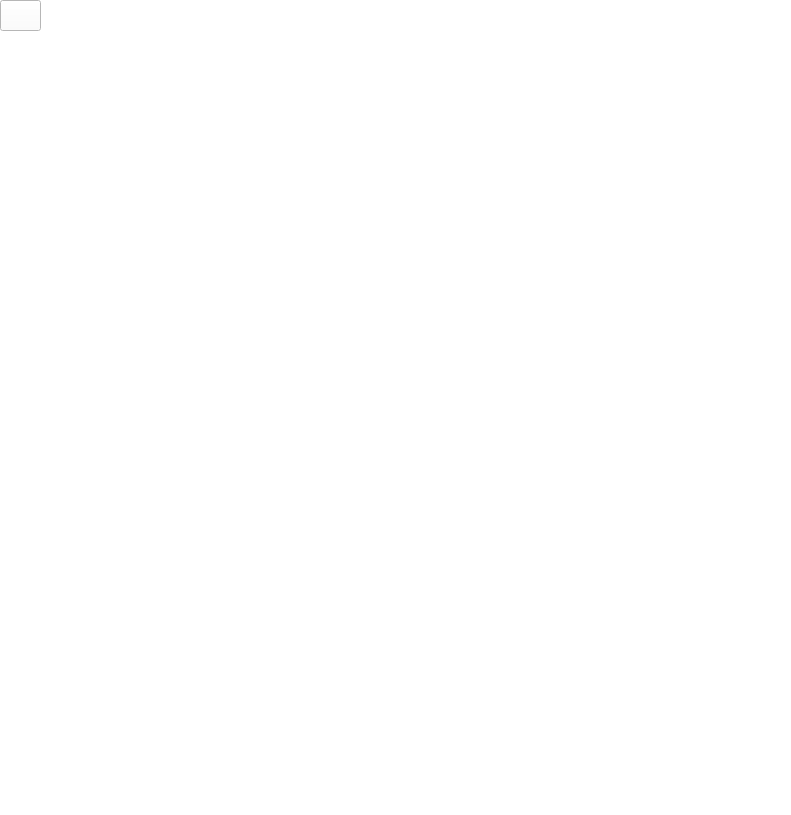
<?xml version="1.0" encoding="UTF-8"?>
<ui version="4.0">
 <class>MainWindow</class>
 <widget class="QMainWindow" name="MainWindow">
  <property name="geometry">
   <rect>
    <x>0</x>
    <y>0</y>
    <width>791</width>
    <height>815</height>
   </rect>
  </property>
  <property name="windowTitle">
   <string>Skibidi Water</string>
  </property>
  <property name="windowIcon">
   <iconset>
    <normaloff>../../../images/skibidi.png</normaloff>../../../images/skibidi.png</iconset>
  </property>
  <property name="styleSheet">
   <string notr="true">background-color: rgb(255, 255, 255);</string>
  </property>
  <widget class="QWidget" name="centralwidget">
   <widget class="QLabel" name="label">
    <property name="geometry">
     <rect>
      <x>170</x>
      <y>80</y>
      <width>461</width>
      <height>641</height>
     </rect>
    </property>
    <property name="text">
     <string/>
    </property>
    <property name="pixmap">
     <pixmap>../../../images/Screenshot 2025-03-22 174809.png</pixmap>
    </property>
    <property name="scaledContents">
     <bool>true</bool>
    </property>
   </widget>
   <widget class="QLabel" name="label_2">
    <property name="geometry">
     <rect>
      <x>310</x>
      <y>270</y>
      <width>191</width>
      <height>191</height>
     </rect>
    </property>
    <property name="text">
     <string/>
    </property>
    <property name="pixmap">
     <pixmap>../../../images/Screenshot 2025-03-22 174353.png</pixmap>
    </property>
    <property name="scaledContents">
     <bool>true</bool>
    </property>
   </widget>
   <widget class="QPushButton" name="Dangkybutton">
    <property name="geometry">
     <rect>
      <x>310</x>
      <y>650</y>
      <width>181</width>
      <height>51</height>
     </rect>
    </property>
    <property name="styleSheet">
     <string notr="true">border-radius: 10px;
</string>
    </property>
    <property name="text">
     <string/>
    </property>
    <property name="icon">
     <iconset>
      <normaloff>../../../images/Screenshot 2025-03-22 180342.png</normaloff>../../../images/Screenshot 2025-03-22 180342.png</iconset>
    </property>
    <property name="iconSize">
     <size>
      <width>200</width>
      <height>200</height>
     </size>
    </property>
    <property name="default">
     <bool>false</bool>
    </property>
    <property name="flat">
     <bool>true</bool>
    </property>
   </widget>
   <widget class="QLabel" name="label_10">
    <property name="geometry">
     <rect>
      <x>-100</x>
      <y>-20</y>
      <width>891</width>
      <height>821</height>
     </rect>
    </property>
    <property name="font">
     <font>
      <pointsize>10</pointsize>
      <weight>75</weight>
      <bold>true</bold>
     </font>
    </property>
    <property name="text">
     <string/>
    </property>
    <property name="pixmap">
     <pixmap>../../../../../../../Download/3nguoi/images/backround.png</pixmap>
    </property>
    <property name="scaledContents">
     <bool>true</bool>
    </property>
    <property name="wordWrap">
     <bool>true</bool>
    </property>
   </widget>
   <widget class="QPushButton" name="HomeButton">
    <property name="geometry">
     <rect>
      <x>0</x>
      <y>0</y>
      <width>41</width>
      <height>31</height>
     </rect>
    </property>
    <property name="text">
     <string/>
    </property>
    <property name="icon">
     <iconset>
      <normaloff>../../../images/Home.webp</normaloff>../../../images/Home.webp</iconset>
    </property>
   </widget>
   <zorder>label_10</zorder>
   <zorder>label</zorder>
   <zorder>label_2</zorder>
   <zorder>Dangkybutton</zorder>
   <zorder>HomeButton</zorder>
  </widget>
  <widget class="QStatusBar" name="statusbar"/>
 </widget>
 <resources/>
 <connections/>
</ui>
